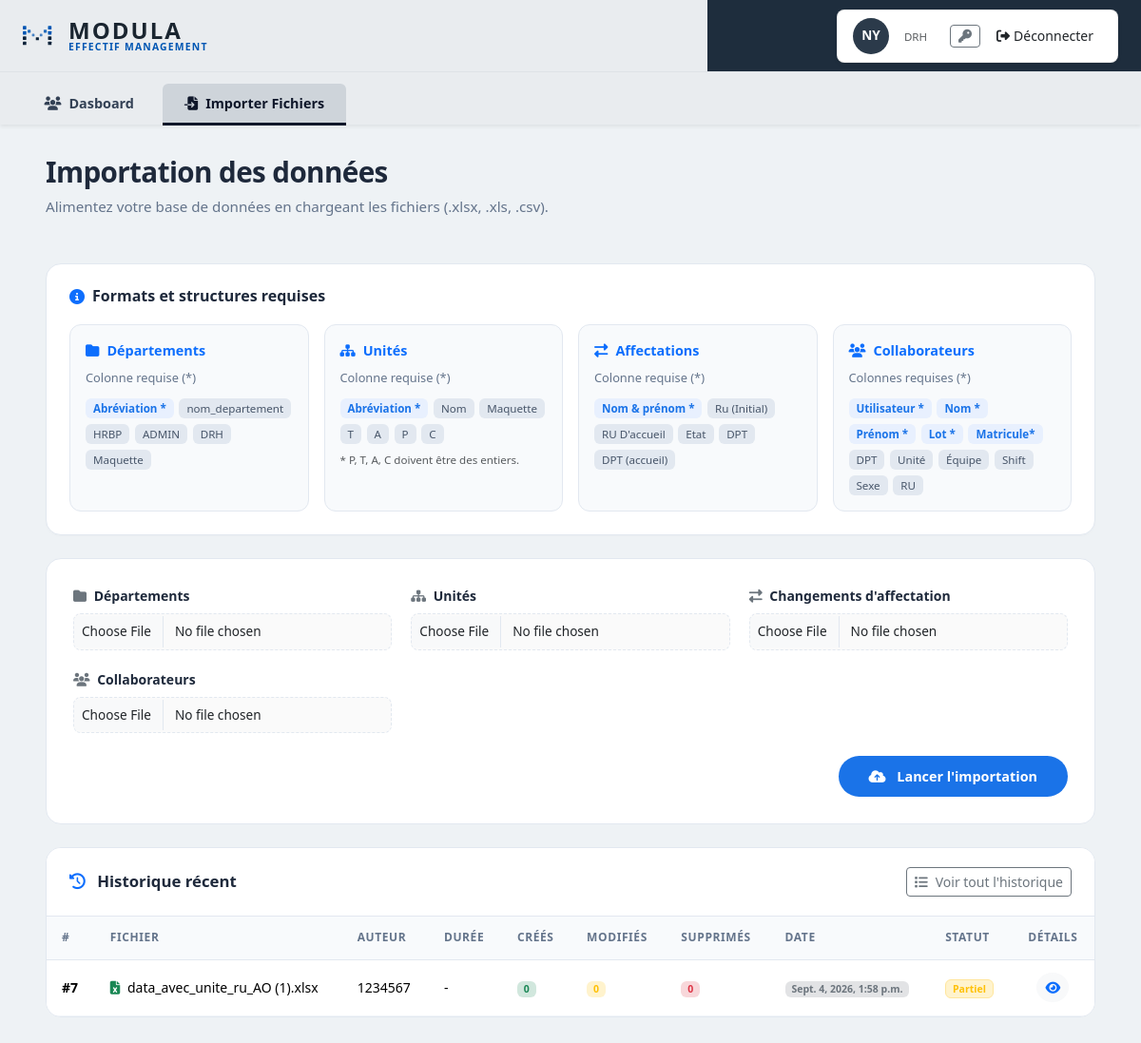
Page /import_data/import/ (signed in) on the earlier database version.
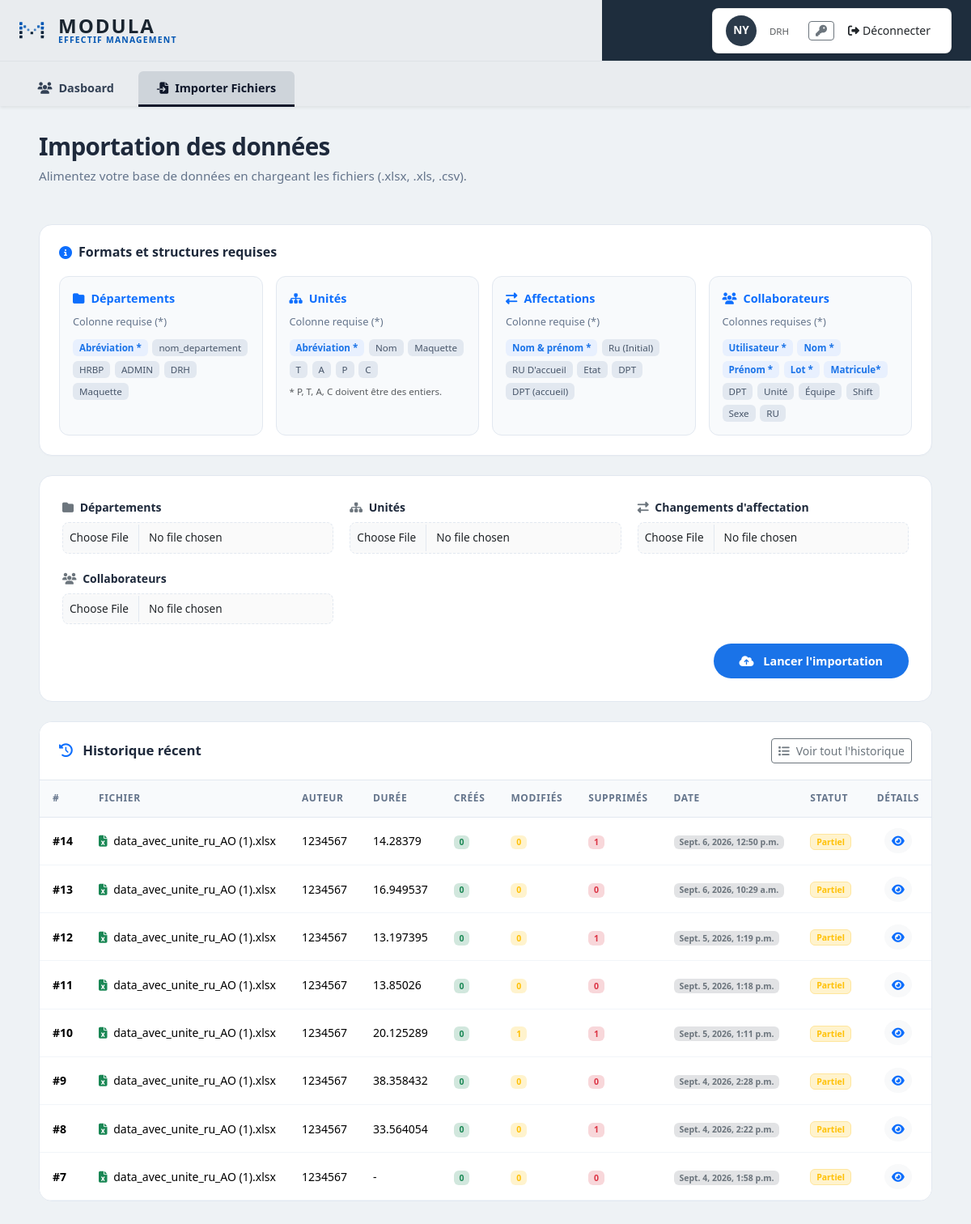
Same page on the later database version.
### import_data/models.py (models this page shows, shortened)
class histo_import(models.Model):
    STATUT_CHOICES = [
        ("EN_COURS", "En cours"),
        ("SUCCES", "Succès"),
        ("ECHEC", "Échec"),
        ("PARTIEL", "Succès partiel"),
    ]
    date = models.DateTimeField(auto_now_add=True)
    depar = models.IntegerField(default=0)
    modif = models.IntegerField(default=0)
    supprime = models.IntegerField(default=0)
    erreur = models.IntegerField(default=0)
    utilisateur = models.CharField(max_length=50, null=True, blank=True)
    nom_fichier = models.CharField(max_length=255, null=True, blank=True)
    fichier = models.FileField(upload_to="imports/", null=True, blank=True)
    statut = models.CharField(max_length=20, choices=STATUT_CHOICES, default="SUCCES")
    nb_lignes_total = models.PositiveIntegerField(default=0)
    nb_crees = models.PositiveIntegerField(default=0)
    nb_supprimes = models.PositiveIntegerField(default=0)
    nb_ignores = models.PositiveIntegerField(default=0)
    nb_erreurs = models.PositiveIntegerField(default=0)
    duree = models.FloatField(null=True, blank=True)
    synthese_json = models.JSONField(null=True, blank=True)
    class Meta:
        ordering = ["-date"]

### import_data/views.py (the view, shortened to what this page needs)
# urls.py: path("import/", views.importer_fichiers_combines, name="importer_fichier"),
@role_required(['SUPER', "DRH"])
def importer_fichiers_combines(request):
    role = request.session.get('role')
    template_de_base = {
        "SUPER": "utilisateur/navbar_N1.html",
        "DRH": "utilisateur/navbar_N1.html",
    }.get(role, "utilisateur/navbar_N1.html")
    historique_imports = (
        histo_import.objects
        .prefetch_related('details')
        .order_by('-date')[:10]
    )
    if request.method != "POST":
        storage = messages.get_messages(request)
        for _ in storage:
            pass
        return render(request, "import_data/import.html", {
            "form": MultipleImportForm(),
            "template_de_base": template_de_base,
            "historique_imports": historique_imports,
            "synthese_declarations": _derniere_synthese(),
            "just_imported": False,
        })

### import_data/templates/import_data/import.html (shortened to what this page needs)
{% extends 'utilisateur/navbar_N1.html' %}
{% load static %}
{% block css %}
<link href="https://cdn.jsdelivr.net/npm/bootstrap@5.3.3/dist/css/bootstrap.min.css" rel="stylesheet">
<link rel="stylesheet" href="https://cdnjs.cloudflare.com/ajax/libs/font-awesome/6.4.0/css/all.min.css">
<link rel="stylesheet" href="{% static 'utilisateur/css/impo.css' %}">
{% endblock %}
{% block content %}
<div class="import-container">
    <div class="import-header d-flex justify-content-between align-items-start flex-wrap gap-2">
        <div>
            <h1 class="import-title">Importation des données</h1>
            <p class="import-subtitle">
                Alimentez votre base de données en chargeant les fichiers (.xlsx, .xls, .csv).
            </p>
        </div>
    </div>
    <div class="import-guide mb-4">
        <h2 class="guide-title">
            <i class="fas fa-info-circle text-primary"></i>
            Formats et structures requises
        </h2>
        <div class="row g-3">
            <div class="col-12 col-md-6 col-xl-3">
                <div class="guide-card h-100">
                    <div class="guide-card-header text-primary">
                        <i class="fas fa-folder"></i>
                        <strong>Départements</strong>
                    </div>
                    <p class="guide-text">Colonne requise (*)</p>
                    <div class="column-tags">
                        <span class="tag tag-required">Abréviation *</span>
                        <span class="tag">nom_departement</span>
                        <span class="tag">HRBP</span>
                        <span class="tag">ADMIN</span>
                        <span class="tag">DRH</span>
                        <span class="tag">Maquette</span>
                    </div>
                </div>
            </div>
            <div class="col-12 col-md-6 col-xl-3">
                <div class="guide-card h-100">
                    <div class="guide-card-header text-primary">
                        <i class="fas fa-sitemap"></i>
                        <strong>Unités</strong>
                    </div>
                    <p class="guide-text">Colonne requise (*)</p>
                    <div class="column-tags">
                        <span class="tag tag-required">Abréviation *</span>
                        <span class="tag">Nom</span>
                        <span class="tag">Maquette</span>
                        <span class="tag">T</span>
                        <span class="tag">A</span>
                        <span class="tag">P</span>
                        <span class="tag">C</span>
                    </div>
                    <small class="text-muted mt-2 d-block" style="font-size: 0.725rem;">* P, T, A, C doivent être des
                        entiers.</small>
                </div>
            </div>
            <div class="col-12 col-md-6 col-xl-3">
                <div class="guide-card h-100">
                    <div class="guide-card-header text-primary">
                        <i class="fas fa-exchange-alt"></i>
                        <strong>Affectations</strong>
                    </div>
                    <p class="guide-text">Colonne requise (*)</p>
                    <div class="column-tags">
                        <span class="tag tag-required">Nom & prénom *</span>
                        <span class="tag">Ru (Initial)</span>
                        <span class="tag">RU D'accueil</span>
                        <span class="tag">Etat</span>
                        <span class="tag">DPT</span>
                        <span class="tag">DPT (accueil)</span>
                    </div>
                </div>
            </div>
            <div class="col-12 col-md-6 col-xl-3">
                <div class="guide-card h-100">
                    <div class="guide-card-header text-primary">
                        <i class="fas fa-users"></i>
                        <strong>Collaborateurs</strong>
                    </div>
                    <p class="guide-text">Colonnes requises (*)</p>
                    <div class="column-tags">
                        <span class="tag tag-required">Utilisateur *</span>
                        <span class="tag tag-required">Nom *</span>
                        <span class="tag tag-required">Prénom *</span>
                        <span class="tag tag-required">Lot *</span>
                        <span class="tag tag-required">Matricule*</span>
                        <span class="tag">DPT</span>
                        <span class="tag">Unité</span>
                        <span class="tag">Équipe</span>
                        <span class="tag">Shift</span>
                        <span class="tag">Sexe</span>
                        <span class="tag">RU</span>
                    </div>
                </div>
            </div>
        </div>
    </div>
    <div class="import-card-form mb-4">
        <form method="post" enctype="multipart/form-data">
            <div class="import-grid">
                <div>
                    <label for="{{ form.fichier_departement.id_for_label }}" class="import-field-label">
                        <i class="fas fa-folder me-1 text-secondary"></i> Départements
                    </label>
                    <div class="file-input-wrapper">
                        {{ form.fichier_departement }}
                    </div>
                </div>
                <div>
                    <label for="{{ form.fichier_unite.id_for_label }}" class="import-field-label">
                        <i class="fas fa-sitemap me-1 text-secondary"></i> Unités
                    </label>
                    <div class="file-input-wrapper">
                        {{ form.fichier_unite }}
                    </div>
                </div>
                <div>
                    <label for="{{ form.fichier_changement.id_for_label }}" class="import-field-label">
                        <i class="fas fa-exchange-alt me-1 text-secondary"></i> Changements d'affectation
                    </label>
                    <div class="file-input-wrapper">
                        {{ form.fichier_changement }}
                    </div>
                </div>
                <div>
                    <label for="{{ form.fichier_collaborateur.id_for_label }}" class="import-field-label">
                        <i class="fas fa-users me-1 text-secondary"></i> Collaborateurs
                    </label>
                    <div class="file-input-wrapper">
                        {{ form.fichier_collaborateur }}
                    </div>
                </div>
            </div>
            <div class="text-end">
                <button type="submit" class="import-submit-btn">
                    <i class="fas fa-cloud-upload-alt me-2"></i> Lancer l'importation
                </button>
            </div>
        </form>
    </div>
    <div class="history-card">
        <div class="history-card-header d-flex justify-content-between align-items-center flex-wrap gap-2">
            <h5 class="history-card-title mb-0">
                <i class="fas fa-history me-2 text-primary"></i> Historique récent
            </h5>
            <button type="button" class="btn btn-outline-secondary btn-sm" data-bs-toggle="modal"
                data-bs-target="#modalHistoriqueComplet">
                <i class="fas fa-list me-2"></i>Voir tout l'historique
            </button>
        </div>
        <div class="table-responsive">
            <table class="table table-hover align-middle table-custom">
                <thead>
                    <tr>
                        <th>#</th>
                        <th>Fichier</th>
                        <th>Auteur</th>
                        <th>Durée</th>
                        <th>Créés</th>
                        <th>Modifiés</th>
                        <th>Supprimés</th>
                        <th>Date</th>
                        <th>Statut</th>
                        <th class="text-center">Détails</th>
                    </tr>
                </thead>
                <tbody>
                    {% for item in historique_imports %}
                    <tr>
                        <td class="fw-bold">#{{ item.id }}</td>
                        <td class="text-nowrap">
                            <i class="fas fa-file-excel me-1 text-success"></i>
                            {{ item.nom_fichier }}
                        </td>
                        <td>{{ item.utilisateur|default:"Inconnu" }}</td>
                        <td>{{ item.duree|default:"-" }}</td>
                        <td><span class="badge bg-success-subtle text-success fw-bold">{{ item.depar|default:0 }}</span>
                        </td>
                        <td><span class="badge bg-warning-subtle text-warning fw-bold">{{ item.modif|default:0 }}</span>
                        </td>
                        <td><span class="badge bg-danger-subtle text-danger fw-bold">{{ item.supprime|default:0}}</span></td>
                        <td><span class="badge bg-secondary-subtle text-secondary fw-bold">{{item.date|default:0}}</span></td>
                        <td>
                            {% if item.statut == "SUCCES" %}
                            <span
                                class="badge bg-success-subtle text-success border border-success-subtle">Succès</span>
                            {% elif item.statut == "PARTIEL" %}
                            <span
                                class="badge bg-warning-subtle text-warning border border-warning-subtle">Partiel</span>
                            {% elif item.statut == "ECHEC" %}
                            <span class="badge bg-danger-subtle text-danger border border-danger-subtle">Échec</span>
                            {% else %}
                            <span class="badge bg-info-subtle text-info border border-info-subtle">{{
                                item.statut}}</span>
                            {% endif %}
                        </td>
                        <td class="text-center">
                            <button type="button" class="btn btn-sm btn-light text-primary rounded-circle"
                                data-bs-toggle="modal" data-bs-target="#modalDetails{{ item.id }}"
                                aria-label="Voir les détails">
                                <i class="fas fa-eye"></i>
                            </button>
                        </td>
                    </tr>
                    {% empty %}
                    <tr>
                        <td colspan="10" class="text-center py-4 text-muted">
                            <i class="fas fa-inbox mb-2 d-block fa-2x"></i> Aucun historique d'import disponible.
                        </td>
                    </tr>
                    {% endfor %}
                </tbody>
            </table>
        </div>
    </div>
</div>
{% endblock %}

Differences in the rows shown:
added histo_import: id "14", nom_fichier "data_avec_unite_ru_AO (1).xlsx", utilisateur "1234567", duree "14.28379", depar "0", modif "0", supprime "1", date "Sept. 6, 2026, 12:50 p.m.", statut "Partiel"
added histo_import: id "13", nom_fichier "data_avec_unite_ru_AO (1).xlsx", utilisateur "1234567", duree "16.949537", depar "0", modif "0", supprime "0", date "Sept. 6, 2026, 10:29 a.m.", statut "Partiel"
added histo_import: id "12", nom_fichier "data_avec_unite_ru_AO (1).xlsx", utilisateur "1234567", duree "13.197395", depar "0", modif "0", supprime "1", date "Sept. 5, 2026, 1:19 p.m.", statut "Partiel"
added histo_import: id "11", nom_fichier "data_avec_unite_ru_AO (1).xlsx", utilisateur "1234567", duree "13.85026", depar "0", modif "0", supprime "0", date "Sept. 5, 2026, 1:18 p.m.", statut "Partiel"
added histo_import: id "10", nom_fichier "data_avec_unite_ru_AO (1).xlsx", utilisateur "1234567", duree "20.125289", depar "0", modif "1", supprime "1", date "Sept. 5, 2026, 1:11 p.m.", statut "Partiel"
added histo_import: id "9", nom_fichier "data_avec_unite_ru_AO (1).xlsx", utilisateur "1234567", duree "38.358432", depar "0", modif "0", supprime "0", date "Sept. 4, 2026, 2:28 p.m.", statut "Partiel"
added histo_import: id "8", nom_fichier "data_avec_unite_ru_AO (1).xlsx", utilisateur "1234567", duree "33.564054", depar "0", modif "0", supprime "1", date "Sept. 4, 2026, 2:22 p.m.", statut "Partiel"
